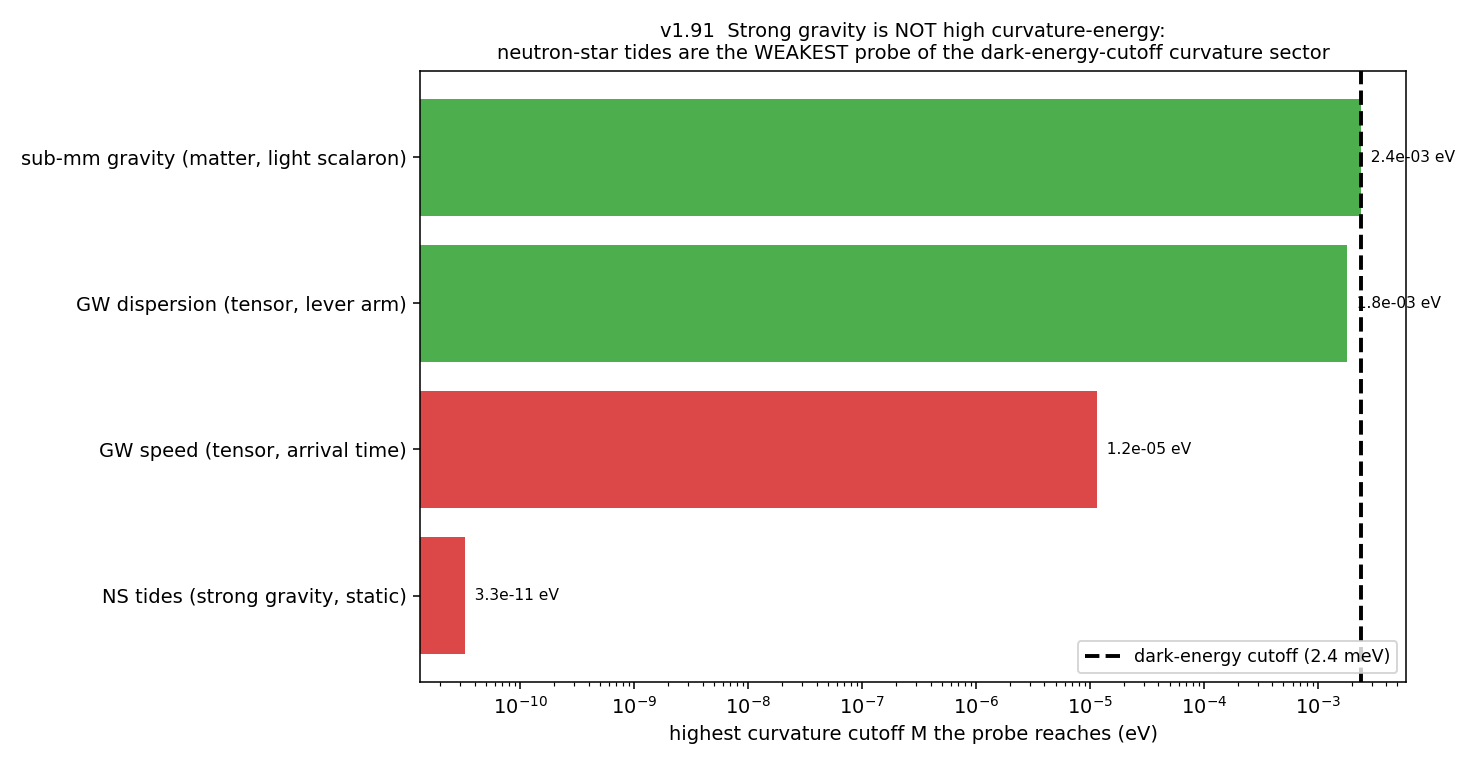

This figure's Python source:
"""v1.91 - The strong-field probe: do neutron-star tides (GW170817) see the
dark-energy-cutoff curvature sector?

All ingested experiments so far are weak-field. Neutron stars are the strongest
GRAVITY accessible (compactness C = GM/Rc^2 ~ 0.2), so one might expect NS tides to
be the SHARPEST probe of higher-derivative curvature corrections. They are not.

A term g R^2/M_cutoff^2 corrects the tidal deformability at the relative level
        delta Lambda / Lambda ~ g_curv * (E_curv / M_cutoff)^2 ,
with E_curv ~ hbar c / R_NS the curvature in ENERGY units. The crucial point
(Dr. M.-confirmed): 'strong field' means strong GRAVITY (compactness ~0.2), NOT high
curvature-energy. E_curv ~ hbar c / (12 km) ~ 1.6e-11 eV -- far BELOW a meV cutoff --
so at the dark-energy cutoff the correction is ~(1.6e-11/2.4e-3)^2 ~ 1e-16: BLIND.

And GW170817 measures the (combined) Lambda-tilde only to ~tens of percent (Lambda-
tilde < ~720, Abbott et al 2017/2018), with NO propagation lever arm -- so NS tides
probe only ULTRA-low cutoffs M ~ E_curv ~ 1e-11 eV, even WEAKER than the GW speed
test. The strongest-gravity regime is the WEAKEST curvature-cutoff probe.

Honest caveat (Dr. M.): the TENSOR higher-derivative correction is blind, but the
light dark-energy SCALARON (matter fifth force) could affect Lambda -- except it is
SCREENED (chameleon/Vainshtein) in the dense NS interior, leaving it GR-like. So NS
tides are blind to the tensor sector AND screened from the scalar sector.

Run on Vulcan:  python experiments/neutron_star.py
"""
import json
import sys

import numpy as np
import matplotlib
matplotlib.use("Agg")
import matplotlib.pyplot as plt

sys.path.insert(0, "src")
from itb.predict import FRAMEWORKS
from itb.holographic_ac import gC_from_gR2

HBARC_eV_m = 1.973e-7
R_NS_m = 1.2e4                 # ~12 km
E_CURV_eV = HBARC_eV_m / R_NS_m         # ~1.6e-11 eV (curvature in energy units)
E_LAMBDA_DE_eV = 2.4e-3       # dark-energy (low) cutoff
LAMBDA_PRECISION = 0.1        # GW170817 measures Lambda-tilde to ~tens of percent


def delta_Lambda_over_Lambda(g_curv, M_cutoff_eV):
    return g_curv * (E_CURV_eV / M_cutoff_eV) ** 2


def cutoff_reached(g_curv, E_probe, sensitivity):
    """Highest cutoff M a probe reaches: where the effect equals the sensitivity."""
    return E_probe * np.sqrt(g_curv / sensitivity)


def main():
    g_ref = 0.4
    dLL_de = delta_Lambda_over_Lambda(g_ref, E_LAMBDA_DE_eV)
    blind_at_de = dLL_de < LAMBDA_PRECISION
    M_NS = cutoff_reached(g_ref, E_CURV_eV, LAMBDA_PRECISION)

    # probe comparison: highest curvature cutoff each reaches (eV)
    probes = {
        "sub-mm gravity (matter, light scalaron)": E_LAMBDA_DE_eV,   # directly excites meV scalaron
        "GW dispersion (tensor, lever arm)": 1.8e-3,                 # v1.85
        "GW speed (tensor, arrival time)": cutoff_reached(g_ref, 4.1e-13, 5e-16),
        "NS tides (strong gravity, static)": M_NS,
    }

    # per-framework delta Lambda at the dark-energy cutoff (all blind)
    fw_rows = []
    for name, fw in FRAMEWORKS.items():
        c = fw.encode().coefficients
        gR2 = c.get("g_R2", 0.0)
        g = abs(gR2) + abs(c.get("g_C", gC_from_gR2(gR2)))
        fw_rows.append({"framework": name, "g_curv": round(g, 3),
                        "delta_Lambda_over_Lambda_DE_cutoff": delta_Lambda_over_Lambda(g, E_LAMBDA_DE_eV)})
    fw_rows.sort(key=lambda r: -r["g_curv"])

    # ---- figure: cutoff reach per probe (log), dark-energy line ----
    fig, ax = plt.subplots(figsize=(10.5, 5.5))
    labels = list(probes)[::-1]
    vals = [probes[k] for k in labels]
    colors = ["#2ca02c" if v >= E_LAMBDA_DE_eV * 0.5 else "#d62728" for v in vals]
    ax.barh(labels, vals, color=colors, alpha=0.85)
    ax.axvline(E_LAMBDA_DE_eV, color="black", lw=2, ls="--",
               label="dark-energy cutoff (2.4 meV)")
    ax.set_xscale("log"); ax.set_xlabel("highest curvature cutoff M the probe reaches (eV)")
    for k, v in zip(labels, vals):
        ax.text(v, k, f"  {v:.1e} eV", va="center", fontsize=8)
    ax.set_title("v1.91  Strong gravity is NOT high curvature-energy:\n"
                 "neutron-star tides are the WEAKEST probe of the dark-energy-cutoff "
                 "curvature sector", fontsize=10)
    ax.legend(fontsize=9, loc="lower right")
    fig.tight_layout()
    png = "/tmp/neutron_star.png"
    fig.savefig(png, dpi=140)

    summary = {
        "E_curv_eV": E_CURV_eV,
        "scaling": "delta Lambda/Lambda ~ g_curv (E_curv/M_cutoff)^2, E_curv ~ hbar c / R_NS",
        "delta_Lambda_over_Lambda_at_DE_cutoff": f"{dLL_de:.2e}",
        "blind_at_dark_energy_cutoff": bool(blind_at_de),
        "NS_cutoff_reached_eV": f"{M_NS:.2e}",
        "probe_cutoff_reach_eV": {k: f"{v:.2e}" for k, v in probes.items()},
        "verdict": "NS tides are BLIND to the meV cutoff -- reaching only ~1e-11 eV, "
                   "WEAKER than the GW speed test. Strong GRAVITY (compactness ~0.2) is "
                   "NOT high curvature-ENERGY (hbar c/R_NS ~ 1e-11 eV << meV); with "
                   "Lambda measured to ~10% and no lever arm, the strongest-gravity "
                   "regime is the weakest curvature-cutoff probe.",
        "scalar_vs_tensor": "The TENSOR higher-derivative correction is blind (low "
                            "E_curv). The light dark-energy SCALARON could affect Lambda "
                            "but is SCREENED (chameleon/Vainshtein) in the dense NS -- so "
                            "NS tides are blind to the tensor sector and screened from the "
                            "scalar sector.",
        "honest": "order-of-magnitude (no modified-TOV solve); robust content is the "
                  "scaling and the compactness vs curvature-energy distinction.",
        "citations": ["GW170817 tidal: Abbott et al PRL 119 (2017) 161101; PRL 121 "
                      "(2018) 161101", "Yagi-Yunes PRD 87 (2013) (NS Love numbers)"],
        "frameworks": fw_rows,
        "png": png,
    }
    print(json.dumps(summary, indent=2))


if __name__ == "__main__":
    main()
